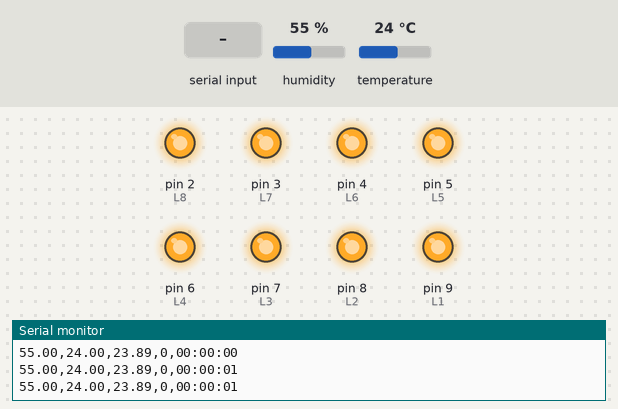
A sketch run on a simulated Arduino Uno, built with avr-gcc and run on an emulated ATmega328P. On the bench: output pins drawn as LEDs (lit = HIGH), the last lines printed to the serial monitor. The test bench sets the inputs (shaded band); at power-on: humidity 55 %, temperature 24 °C.

Above: at 1.3 s.
1.4 s: "1\n" received over Serial
At 2.7 s:
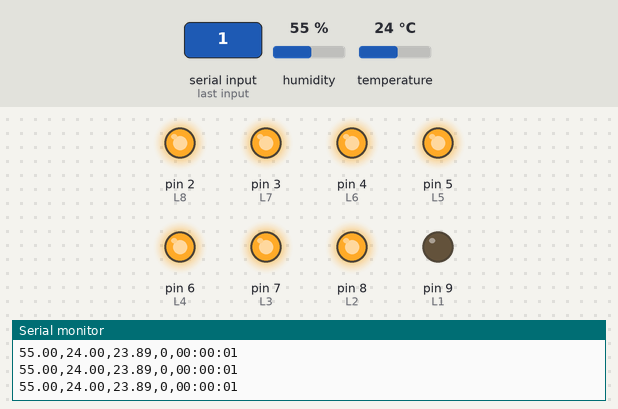
3.0 s: "3\n" received over Serial
At 3.6 s:
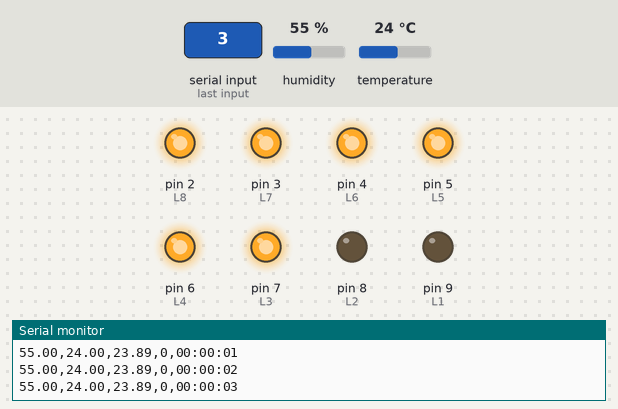
4.5 s: "2\n" received over Serial
At 4.9 s:
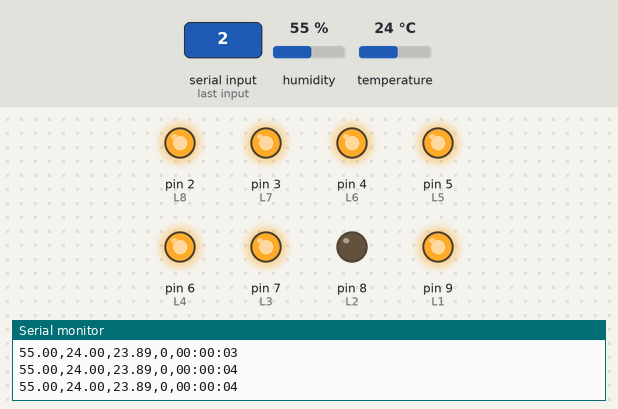
6.0 s: "5\n" received over Serial
At 7.0 s:
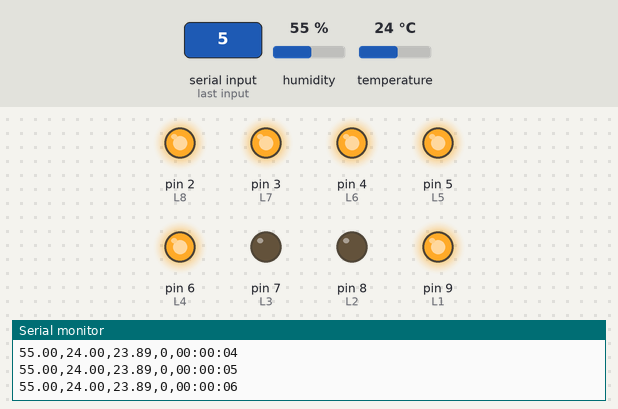
7.5 s: "4\n" received over Serial
At 8.3 s:
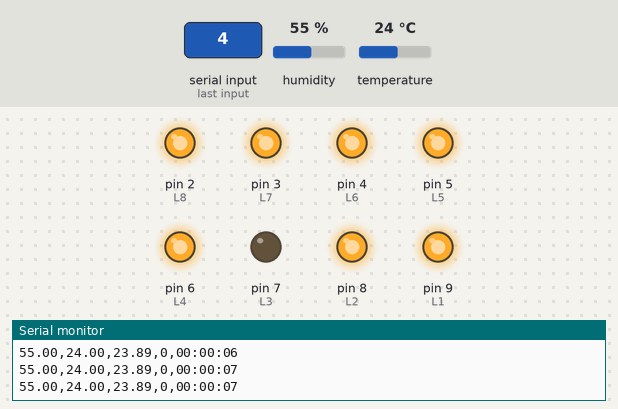
9.0 s: "1\n" received over Serial
At 10.4 s:
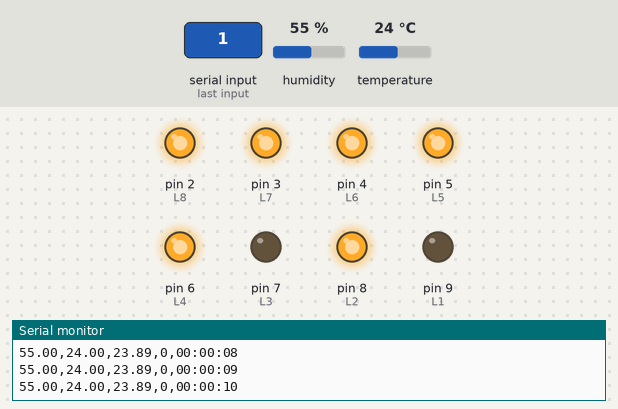
Timing chart, 0 to 11.6 s (numbered marks = the images above; inputs shaded):
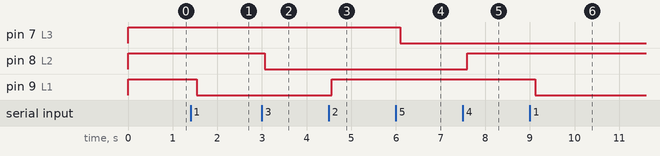

The sketch:

arduino.ino
```cpp
#include "DHT.h"
#define DHTPIN A0
#define DHTTYPE DHT11   // DHT 11

int L1 = 9;
int L2 = 8;
int L3 = 7;
int L4 = 6;

int L5 = 5;
int L6 = 4;
int L7 = 3;
int L8 = 2;

bool AutoFan = false;

DHT dht(DHTPIN, DHTTYPE);
unsigned long startTime;

void setup()
{
  Serial.begin(9600);
  dht.begin();
//################## Modulo Relay 1 ##################
  pinMode(L1,OUTPUT);     //Lampara 1
  digitalWrite(L1, HIGH);
  pinMode(L2,OUTPUT);     //Lampara 2
  digitalWrite(L2, HIGH);
  pinMode(L3,OUTPUT);     //Lampara 3
  digitalWrite(L3, HIGH);
  pinMode(L4,OUTPUT);     //Lampara 4
  digitalWrite(L4, HIGH);
//################## Modulo Relay 2 ##################
  pinMode(L5,OUTPUT);     //Enchufe 1
  digitalWrite(L5, HIGH);
  pinMode(L6,OUTPUT);     //Enchufe 2
  digitalWrite(L6, HIGH);
  pinMode(L7,OUTPUT);     //Ventilador 1
  digitalWrite(L7, HIGH);
  pinMode(L8,OUTPUT);     //Ventilador 2
  digitalWrite(L8, HIGH);
  Serial.println("Ahora esta funcionando");
}

void loop()
{
  delay(250);
  EncenderApagar();
  float h = dht.readHumidity();
  float t = dht.readTemperature();
  if (isnan(h) || isnan(t)) {
    Serial.println("Error al leer el sensor");
    return;
  }
  controlarVentilador(t);
  ImprimirValores();
}

void controlarVentilador(float t) {
  if (AutoFan == true){
    if (t > 23) {
      digitalWrite(L8, LOW);
      digitalWrite(L7, LOW);
    }
    else if (t < 23) {
      digitalWrite(L8, HIGH);
      digitalWrite(L7, HIGH);
  }
  }
}

void ImprimirValores(){
  Serial.print(dht.readHumidity());
  Serial.print(",");
  Serial.print(dht.readTemperature());
  Serial.print(",");
  Serial.print(dht.computeHeatIndex(dht.readTemperature(), dht.readHumidity(), false));
  Serial.print(",");
  Serial.print(AutoFan);
  Serial.print(",");
  Serial.print(getElapsedTime());
  Serial.println();
}

String getElapsedTime() {
  unsigned long elapsedTime = (millis() - startTime) / 1000;
  int hours = elapsedTime / 3600;
  int minutes = (elapsedTime % 3600) / 60;
  int seconds = elapsedTime % 60;

  String time = "";
  if (hours < 10) time += "0";
  time += String(hours) + ":";

  if (minutes < 10) time += "0";
  time += String(minutes) + ":";

  if (seconds < 10) time += "0";
  time += String(seconds);

  return time;
}


int EncenderApagar() {
  int valor;
  if (Serial.available()) { // Si hay datos disponibles en el puerto serie
    valor = Serial.parseInt(); // Leer la cadena recibida

    if (valor == 1) { // Prender Lampara 1
      digitalWrite(L1, LOW);
      return 0;
    }
    else if (valor == 2) { // Apagar Lampara 1
      digitalWrite(L1, HIGH);
      return 0;
    }

    else if (valor == 3) { // Prender Lampara 2
      digitalWrite(L2, LOW);
      return 0;
    }
    else if (valor == 4) { // Apagar Lampara 2
      digitalWrite(L2, HIGH);
      return 0;
    }

    else if (valor == 5) { // Prender Lampara 3
      digitalWrite(L3, LOW);
      return 0;
    }
    else if (valor == 6) { // Apagar Lampara 3
      digitalWrite(L3, HIGH);
      return 0;
    }

    else if (valor == 7) { // Prender Lampara 4
      digitalWrite(L4, LOW);
      return 0;
    }
    else if (valor == 8) { // Apagar Lampara 4
      digitalWrite(L4, HIGH);
      return 0;
    }

    else if (valor == 9) { // Prender Enchufe 1
      digitalWrite(L5, LOW);
      return 0;
    }
    else if (valor == 10) { // Apagar Enchufe 1
      digitalWrite(L5, HIGH);
      return 0;
    }

    else if (valor == 11) { // Prender Enchufe 2
      digitalWrite(L6, LOW);
      return 0;
    }
    else if (valor == 12) { // Apagar Enchufe 2
      digitalWrite(L6, HIGH);
      return 0;
    }

    else if (valor == 13) { // Prender Ventilador 1
      digitalWrite(L7, LOW);
      return 0;
    }
    else if (valor == 14) { // Apagar Ventilador 1
      digitalWrite(L7, HIGH);
      return 0;
    }

    else if (valor == 15) { // Prender Ventilador 2
      digitalWrite(L8, LOW);
      return 0;
    }
    else if (valor == 16) { // Apagar Ventilador 2
      digitalWrite(L8, HIGH);
      return 0;
    }

    else if (valor == 20) { // Cambiar el valor del AutoFan
      AutoFan = false;
      return 0;
    }
    else if (valor == 21) { // Cambiar el valor del AutoFan
      AutoFan = true;
      return 0;
    }
    else {
      return 0;
    }
  }
}
```

Measured:
- after the input at 1.4 s, pin 9 (L1): HIGH → LOW after 0.13 s
- after the input at 3.0 s, pin 8 (L2): HIGH → LOW after 0.06 s
- after the input at 4.5 s, pin 9 (L1): LOW → HIGH after 0.07 s
- after the input at 6.0 s, pin 7 (L3): HIGH → LOW after 0.09 s
- after the input at 7.5 s, pin 8 (L2): LOW → HIGH after 0.10 s
- after the input at 9.0 s, pin 9 (L1): HIGH → LOW after 0.12 s
